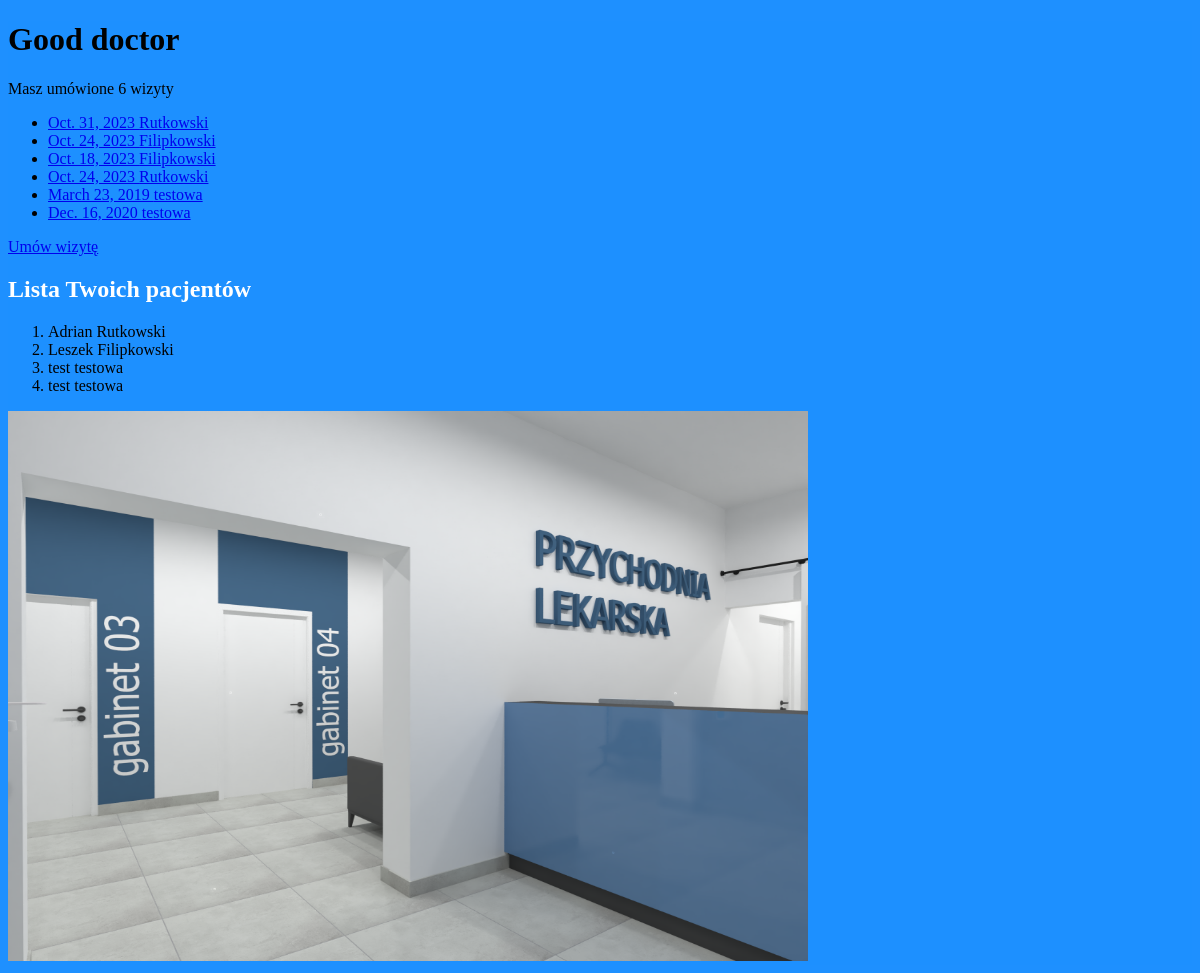
The page / on the database its author committed.
### szpital/models.py (models this page shows, shortened)
class Wizyta(models.Model):
    data = models.DateField()
    zalecenia = models.CharField(max_length=200)
    pacjent = models.ForeignKey(Pacjent, on_delete=models.CASCADE, default=1)
    class Meta:
        verbose_name_plural = 'Wizyta'

class Pacjent(models.Model):
    nazwisko = models.CharField(max_length=200)
    imie = models.CharField(max_length=200)
    miasto = models.CharField(max_length=200,default="Białystok")
    ulica = models.CharField(max_length=200)
    wiek = models.IntegerField()
    class Meta:
        verbose_name_plural = 'Pacjent'

### szpital/views.py (the view)
# urls.py: 2. Add a URL to urlpatterns:  path('', views.home, name='home')
def home(request):
    pacjent = Pacjent.objects.all()
    liczba_wizyt = Wizyta.objects.count()
    wizytat = Wizyta.objects.all()
    return render(request, 'szpital/home.html', {'pacjent': pacjent, 'a': liczba_wizyt, "wizytat": wizytat})

### templates/szpital/home.html (shortened to what this page needs)
{% extends "base.html" %}
{% load static %}
{% block content %}
<h1>Good doctor</h1>
<p>Masz umówione {{ a }} wizyty</p>
<ul>
    {% for w in wizytat %}
     <li><a href="{% url 'detail_1' w.pacjent.pk %}">{{ w.data }}  {{ w.pacjent.nazwisko }}</a></li>
    {% endfor %} </ul>
<a href="{% url 'new' %}">Umów wizytę</a>
<h2 class="lista">Lista Twoich pacjentów</h2>
<div>
       <ol>
    {% for pacjent in pacjent %}
        <li>{{pacjent.imie}} {{ pacjent.nazwisko }}</li>
    {% endfor %} </ol>
<img src="{% static 'szpital/img.png' %}" alt="sb"/>
</div>
{% endblock %}

### templates/base.html (shortened to what this page needs)
{% load static %}
<!DOCTYPE html>
<html lang="en">
<head>
    <link rel="stylesheet" href="{% static 'szpital/style.css' %}"/>
</head>
    {% block content %}
    {% endblock %}
<body>
</body>
</html>

### szpital/static/szpital/style.css (style rules this page uses)
* { background-color: #1e90fffe; }
.lista { color: white; }
img { height: 550px; width: 800px; }

### rows shown on the page
Wizyta: data "Oct. 31, 2023", pacjent.nazwisko "Rutkowski"
Wizyta: data "Oct. 24, 2023", pacjent.nazwisko "Filipkowski"
Wizyta: data "Oct. 18, 2023", pacjent.nazwisko "Filipkowski"
Wizyta: data "Oct. 24, 2023", pacjent.nazwisko "Rutkowski"
Wizyta: data "March 23, 2019", pacjent.nazwisko "testowa"
Wizyta: data "Dec. 16, 2020", pacjent.nazwisko "testowa"
Pacjent: imie "Adrian", nazwisko "Rutkowski"
Pacjent: imie "Leszek", nazwisko "Filipkowski"
Pacjent: imie "test", nazwisko "testowa"
Pacjent: imie "test", nazwisko "testowa"

### other values the page prints
{{ a }} "6"
